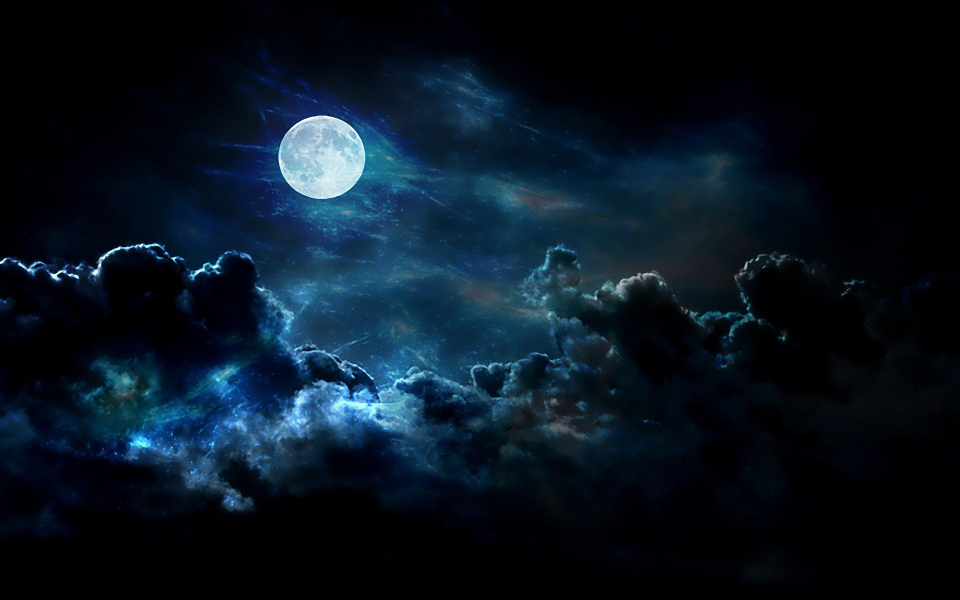
//> input picture Homework/Albert/openCV/draw/img3.jpg, 1920 x 1200 px (shown at 1/2 size)
$ ./main img3.jpg   (built with g++ and OpenCV 4)
//> lines starting //> are read from the running program, lines starting //| are printed output that depends on the picture
//> further down, image is the input picture: 1200 rows x 1920 cols, CV_8UC3; mean B, G, R 32.9, 21.1, 8.5
#include <iostream>
#include <opencv2/opencv.hpp>
#include <opencv2/imgproc.hpp> // drawing shapes

using namespace cv;

void drawCircle(const cv::Mat& image) {
    //cv::Mat image(500,500, CV_8UC3, cv::Scalar(0,0,0));
    cv::Point center(650,300);
    int radius = 150;
    cv::Scalar color(0,0,255);
    int thickness = 3;
    cv::circle(image, center, radius, color, thickness);
}

void drawRect(const cv::Mat& image) {
    cv::Point p3(400,100), p4(900,530);
    cv::Scalar color(0,0,255);
    int thickness = 3;
    cv::rectangle(image, p3, p4, color,thickness);
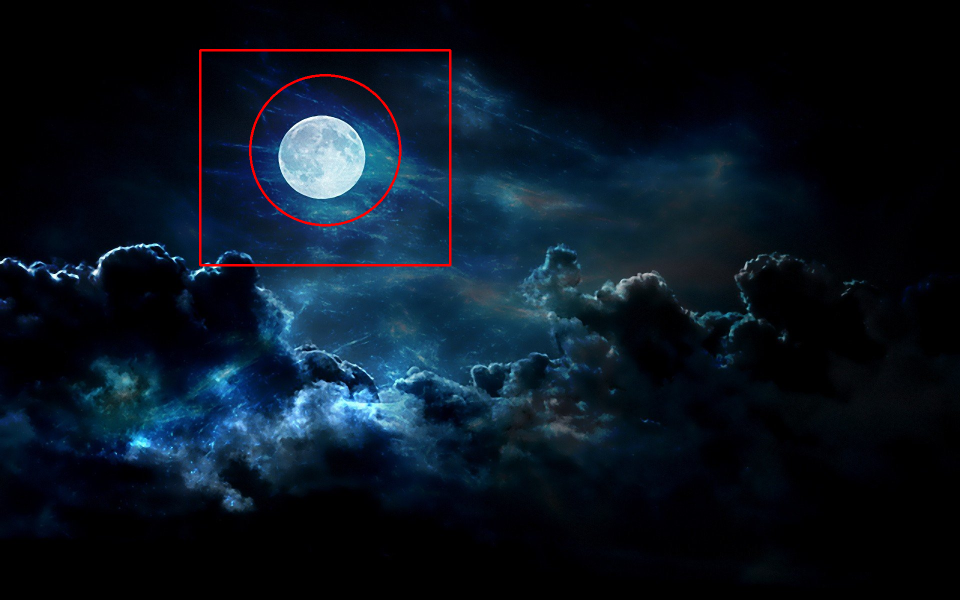
//> image: 1200 rows x 1920 cols, CV_8UC3 (shown at 1/2 size); mean B, G, R 32.6, 20.9, 10
}

void changeColor(cv::Mat& image) {
    namedWindow("Custom change color image", WINDOW_NORMAL);
    for(int x = 0; x < image.rows; ++x) {
        for(int y = 0; y < image.cols; ++y) {
            int color = (image.at<cv::Vec3b>(x,y)[0] + image.at<cv::Vec3b>(x,y)[1] + image.at<cv::Vec3b>(x,y)[2]) / 3;
                image.at<cv::Vec3b>(x,y)[0] = color;
                image.at<cv::Vec3b>(x,y)[1] = color;
                image.at<cv::Vec3b>(x,y)[2] = color;
        }
    }
    imshow("Custom change color image", image);
}


void grey(const cv::Mat& image) {
    namedWindow("Grayscale image", WINDOW_NORMAL);
    Mat grayImage;
    cvtColor(image, grayImage, CV_BGR2GRAY);
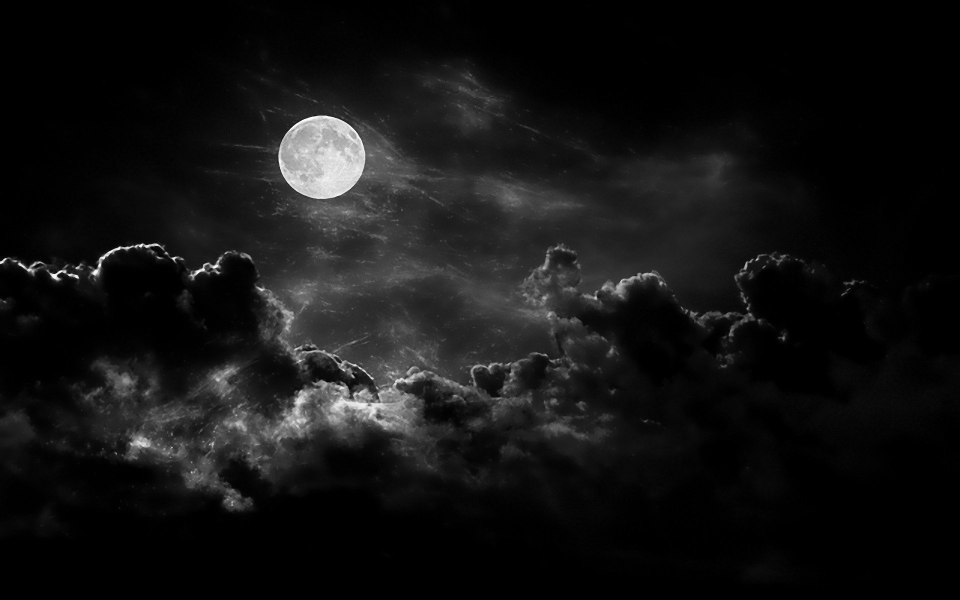
//> grayImage: 1200 rows x 1920 cols, CV_8UC1 (shown at 1/2 size); min 0, max 255, mean 18.6
    imshow("Grayscale image", grayImage);
}

void binary(const cv::Mat& imageMat) {
    namedWindow("Binary image", WINDOW_NORMAL);
    cv::Mat binaryImg;
    cv::threshold(imageMat, binaryImg, 100, 255, cv::THRESH_BINARY);
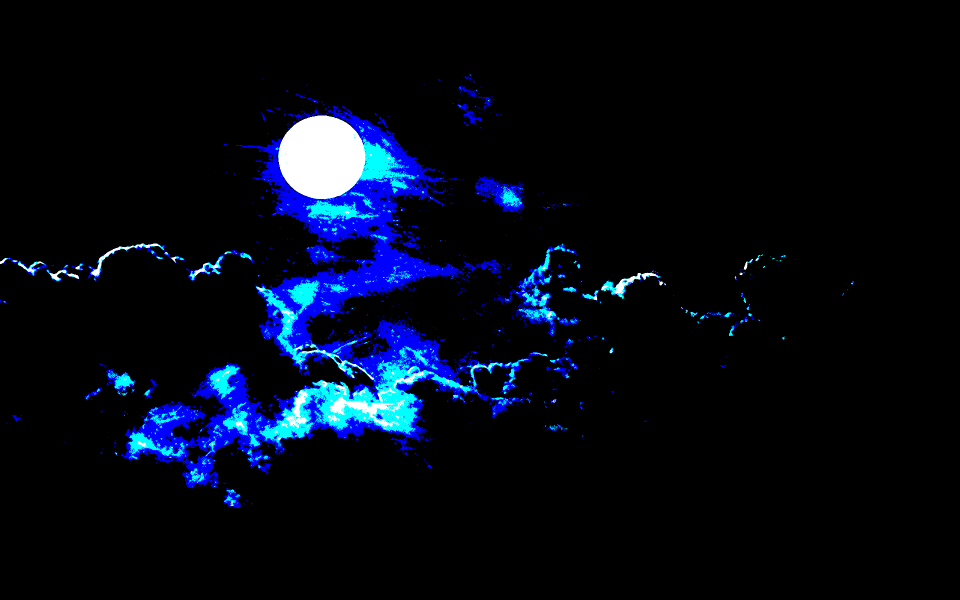
//> binaryImg: 1200 rows x 1920 cols, CV_8UC3 (shown at 1/2 size); mean B, G, R 22.6, 9.4, 3.7
    imshow("Binary image", binaryImg);
}

int main(int argc, char** argv) {

    if (argc != 2) {
        printf("usage: DisplayImage.out <Image_Path>\n");
        return -1;
    }
    cv::Mat image = imread(argv[1], 1);

    if (!image.data) {
        printf("No image data \n");
        return -1;
    }
    cv::Mat imageGrey = image.clone();
    cv::Mat imageBin = image.clone();
    cv::Mat imageCol = image.clone();

    drawCircle(image);
    drawRect(image);
    cv::namedWindow("Display Image", CV_WINDOW_NORMAL);
    cv::imshow("Display Image", image);

    grey(imageGrey);
    binary(imageBin);
    changeColor(imageCol);

    waitKey(0);
    return 0;
}
